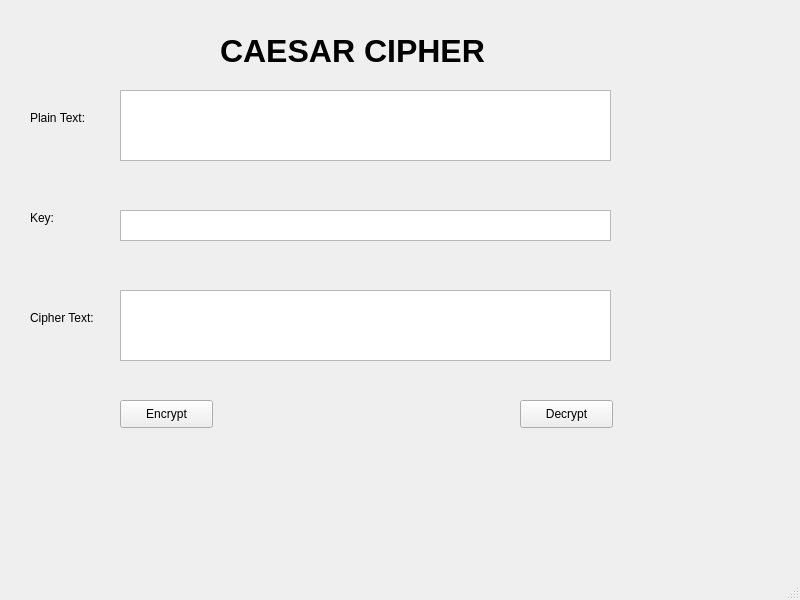
<?xml version="1.0" encoding="UTF-8"?>
<ui version="4.0">
 <class>MainWindow</class>
 <widget class="QMainWindow" name="MainWindow">
  <property name="geometry">
   <rect>
    <x>0</x>
    <y>0</y>
    <width>800</width>
    <height>600</height>
   </rect>
  </property>
  <property name="windowTitle">
   <string>MainWindow</string>
  </property>
  <widget class="QWidget" name="centralwidget">
   <widget class="QLabel" name="label">
    <property name="geometry">
     <rect>
      <x>220</x>
      <y>30</y>
      <width>331</width>
      <height>41</height>
     </rect>
    </property>
    <property name="font">
     <font>
      <pointsize>24</pointsize>
      <weight>75</weight>
      <bold>true</bold>
     </font>
    </property>
    <property name="text">
     <string>CAESAR CIPHER</string>
    </property>
   </widget>
   <widget class="QLabel" name="label_2">
    <property name="geometry">
     <rect>
      <x>30</x>
      <y>110</y>
      <width>55</width>
      <height>16</height>
     </rect>
    </property>
    <property name="text">
     <string>Plain Text:</string>
    </property>
   </widget>
   <widget class="QLabel" name="label_3">
    <property name="geometry">
     <rect>
      <x>30</x>
      <y>210</y>
      <width>55</width>
      <height>16</height>
     </rect>
    </property>
    <property name="text">
     <string>Key:</string>
    </property>
   </widget>
   <widget class="QLabel" name="label_4">
    <property name="geometry">
     <rect>
      <x>30</x>
      <y>310</y>
      <width>81</width>
      <height>16</height>
     </rect>
    </property>
    <property name="text">
     <string>Cipher Text:</string>
    </property>
   </widget>
   <widget class="QPushButton" name="btn_encrypt">
    <property name="geometry">
     <rect>
      <x>120</x>
      <y>400</y>
      <width>93</width>
      <height>28</height>
     </rect>
    </property>
    <property name="text">
     <string>Encrypt</string>
    </property>
   </widget>
   <widget class="QPushButton" name="btn_decrypt">
    <property name="geometry">
     <rect>
      <x>520</x>
      <y>400</y>
      <width>93</width>
      <height>28</height>
     </rect>
    </property>
    <property name="text">
     <string>Decrypt</string>
    </property>
   </widget>
   <widget class="QTextEdit" name="txt_plain_text">
    <property name="geometry">
     <rect>
      <x>120</x>
      <y>90</y>
      <width>491</width>
      <height>71</height>
     </rect>
    </property>
   </widget>
   <widget class="QTextEdit" name="txt_key">
    <property name="geometry">
     <rect>
      <x>120</x>
      <y>210</y>
      <width>491</width>
      <height>31</height>
     </rect>
    </property>
   </widget>
   <widget class="QTextEdit" name="txt_cipher_text">
    <property name="geometry">
     <rect>
      <x>120</x>
      <y>290</y>
      <width>491</width>
      <height>71</height>
     </rect>
    </property>
   </widget>
  </widget>
  <widget class="QMenuBar" name="menubar">
   <property name="geometry">
    <rect>
     <x>0</x>
     <y>0</y>
     <width>800</width>
     <height>26</height>
    </rect>
   </property>
  </widget>
  <widget class="QStatusBar" name="statusbar"/>
 </widget>
 <resources/>
 <connections/>
</ui>
